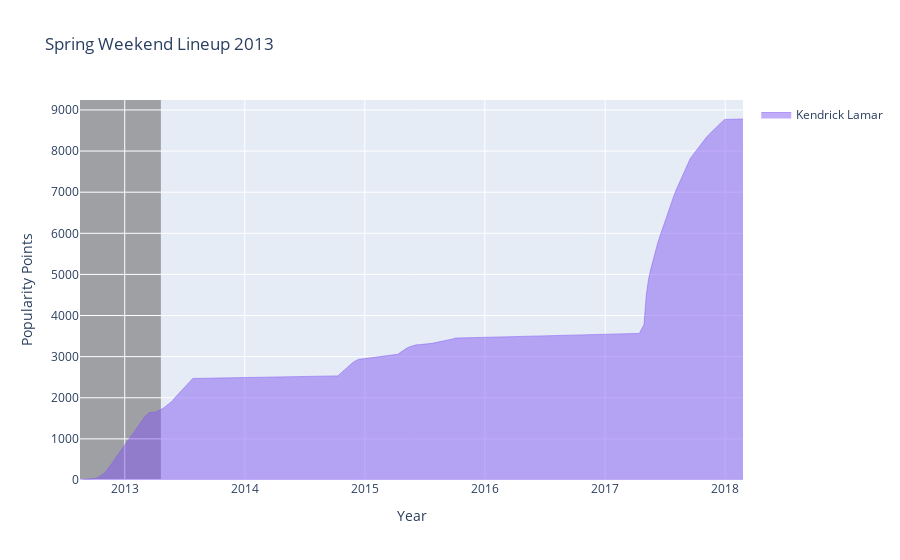

Notebook code for this chart:
### Code cell
import plotly.graph_objects as go

year_of_interest = 2013
yof_artists = list(best_scores_df.loc[best_scores_df['Year'] == year_of_interest]['Performer'])

# Find all dates and create (artist, artist_df) tuples
yof_artists_tuples = []
all_dates = set()
for a in yof_artists:
    yof_artists_tuples.append((a, result_df.loc[result_df['performer'] == a]))
    all_dates = set(all_dates | set(result_df.loc[result_df['performer'] == a]['weekid']))

# Append missing dates to each performer
for i, artist_tuple in enumerate(yof_artists_tuples):
    a, cur_df = artist_tuple
    missing_dates = set(all_dates - set(cur_df['weekid']))
    n = len(missing_dates)
    missing_dates_df = pd.DataFrame([
                                [a for i in range(n)], # artist name
                                list(missing_dates), # weekid
                                [0 for i in range(n)], # temporary score
                                [0 for i in range(n)] # temporary cum_score
                            ]
                        )
    missing_dates_df = missing_dates_df.transpose()
    missing_dates_df.columns = ['performer', 'weekid', 'score', 'cum_score']
    
    # Append missing dates to each artist
    cur_df = cur_df.append(missing_dates_df, ignore_index=True)
    cur_df = cur_df.sort_values('weekid').reset_index(drop=True)
    
    # Reset score and cum_score so that all zero values are populated
    new_cum_scores = []
    prev_cum_score = 0
    for _, row in cur_df.iterrows():
        # If cum_score is zero then append with previous value
        if row['cum_score'] == 0:
            new_cum_scores.append(prev_cum_score)
            
        # If cum_score is non zero then set to current value
        else:
            new_cum_scores.append(row['cum_score'])
            
            # Update previous score values ONLY when cum_score non zero
            prev_cum_score = row['cum_score']
        
    # Overwrite artist dataframe scores and cum_scores
    cur_df['cum_score'] = new_cum_scores
    
    # Update artist tuples
    yof_artists_tuples[i] = (a, cur_df)
    


colors = ['rgb(131, 90, 241)', 'rgb(111, 231, 219)', 'rgb(184, 247, 212)', 'rgb(185, 50, 194)', 'rgb(172, 46, 254)']
fig = go.Figure()
min_date = '2100-01-01'
for i, artist_tuple in enumerate(yof_artists_tuples):

    # Unpack tuple
    artist, artist_df = artist_tuple

    fig.add_trace(go.Scatter(
        name=artist,
        x=artist_df['weekid'], 
        y=artist_df['cum_score'],
        mode='lines',
        line=dict(width=0.5, color=colors[i]),
        stackgroup='one' # define stack group
    ))
    
    # Find minimum date for plotting purposes ranges
    min_date = min(min_date, min(artist_df['weekid']))

    
sw_date = str(year_of_interest) + '-04-21'
# Add shape regions: highlight post SW
fig.update_layout(
    shapes=[
        dict(
            type="rect",
            # x-reference is assigned to the x-values
            xref="x",
            # y-reference is assigned to the plot paper [0,1]
            yref="paper",
            x0=min_date,
            y0=0,
            x1=sw_date,
            y1=1,
            fillcolor="Grey",
            opacity=0.7,
            layer="below",
            line_width=0,
        )
    ],
    title="Spring Weekend Lineup " + str(year_of_interest),
    showlegend=True,
)

fig.update_xaxes(title='Year')
fig.update_yaxes(title='Popularity Points')
    
fig.show()
fig.write_html('visuals/plot_{}_lineup.html'.format(year_of_interest), include_plotlyjs='cdn', full_html=False)

### Figure 1 — Plotly figure (JSON) as saved in the notebook; plotly's stock layout.template omitted (floating-point values rounded to 4 significant figures)
{"data": [{"line": {"color": "rgb(131, 90, 241)", "width": 0.5}, "mode": "lines", "name": "Kendrick Lamar", "stackgroup": "one", "type": "scatter", "x": ["2012-08-18", "2012-08-25", "2012-09-15", "2012-09-22", "2012-09-29", "2012-10-06", "2012-10-13", "2012-10-20", "2012-10-27", "2012-11-03", "2012-11-10", "2012-11-17", "2012-11-24", "2012-12-01", "2012-12-08", "2012-12-15", "2012-12-22", "2012-12-29", "2013-01-05", "2013-01-12", "2013-01-19", "2013-01-26", "2013-02-02", "2013-02-09", "2013-02-16", "2013-02-23", "2013-03-02", "2013-03-09", "2013-03-16", "2013-04-06", "2013-04-13", "2013-04-20", "2013-04-27", "2013-05-04", "2013-05-11", "2013-05-18", "2013-05-25", "2013-06-01", "2013-06-08", "2013-06-15", "2013-06-22", "2013-06-29", "2013-07-06", "2013-07-13", "2013-07-20", "2013-07-27", "2014-10-11", "2014-10-18", "2014-10-25", "2014-11-01", "2014-11-08", "2014-11-15", "2014-11-22", "2014-11-29", "2014-12-06", "2014-12-13", "2014-12-20", "2015-04-04", "2015-04-11", "2015-04-18", "2015-04-25", "2015-05-02", "2015-05-09", "2015-05-16", "2015-05-23", "2015-05-30", "2015-06-06", "2015-06-13", "2015-07-18", "2015-07-25", "2015-08-01", "2015-08-08", "2015-08-15", "2015-08-22", "2015-08-29", "2015-09-05", "2015-09-12", "2015-09-19", "2015-09-26", "2015-10-03", "2015-10-10", "2016-03-26", "2017-04-15", "2017-04-22", "2017-04-29", "2017-05-06", "2017-05-13", "2017-05-20", "2017-05-27", "2017-06-03", "2017-06-10", "2017-06-17", "2017-06-24", "2017-07-01", "2017-07-08", "2017-07-15", "2017-07-22", "2017-07-29", "2017-08-05", "2017-08-12", "2017-08-19", "2017-08-26", "2017-09-02", "2017-09-09", "2017-09-16", "2017-09-23", "2017-09-30", "2017-10-07", "2017-10-14", "2017-10-21", "2017-10-28", "2017-11-04", "2017-11-11", "2017-11-18", "2017-11-25", "2017-12-02", "2017-12-09", "2017-12-16", "2017-12-23", "2017-12-30", "2018-02-24"], "y": [1, 7, 11, 15, 24, 44, 73, 103, 143, 189, 258, 334, 415, 497, 578, 662, 744, 824, 905, 986, 1067, 1148, 1226, 1305, 1387, 1469, 1528, 1586, 1639, 1656, 1679, 1705, 1741, 1782, 1826, 1874, 1917, 1986, 2048, 2109, 2169, 2228, 2287, 2355, 2419, 2470, 2532, 2585, 2632, 2682, 2730, 2781, 2834, 2876, 2915, 2936, 2941, 3034, 3057, 3097, 3140, 3173, 3208, 3237, 3258, 3276, 3287, 3290, 3309, 3324, 3337, 3348, 3355, 3364, 3376, 3383, 3395, 3412, 3431, 3451, 3454, 3487, 3566, 3681, 3779, 4498, 4894, 5141, 5362, 5572, 5768, 5945, 6115, 6280, 6440, 6606, 6765, 6916, 7059, 7190, 7319, 7446, 7565, 7683, 7808, 7888, 7966, 8042, 8115, 8194, 8262, 8328, 8391, 8450, 8505, 8559, 8611, 8665, 8716, 8770, 8780]}], "layout": {"shapes": [{"fillcolor": "Grey", "layer": "below", "line": {"width": 0}, "opacity": 0.7, "type": "rect", "x0": "2012-08-18", "x1": "2013-04-21", "xref": "x", "y0": 0, "y1": 1, "yref": "paper"}], "showlegend": true, "title": {"text": "Spring Weekend Lineup 2013"}, "xaxis": {"title": {"text": "Year"}}, "yaxis": {"title": {"text": "Popularity Points"}}}}
